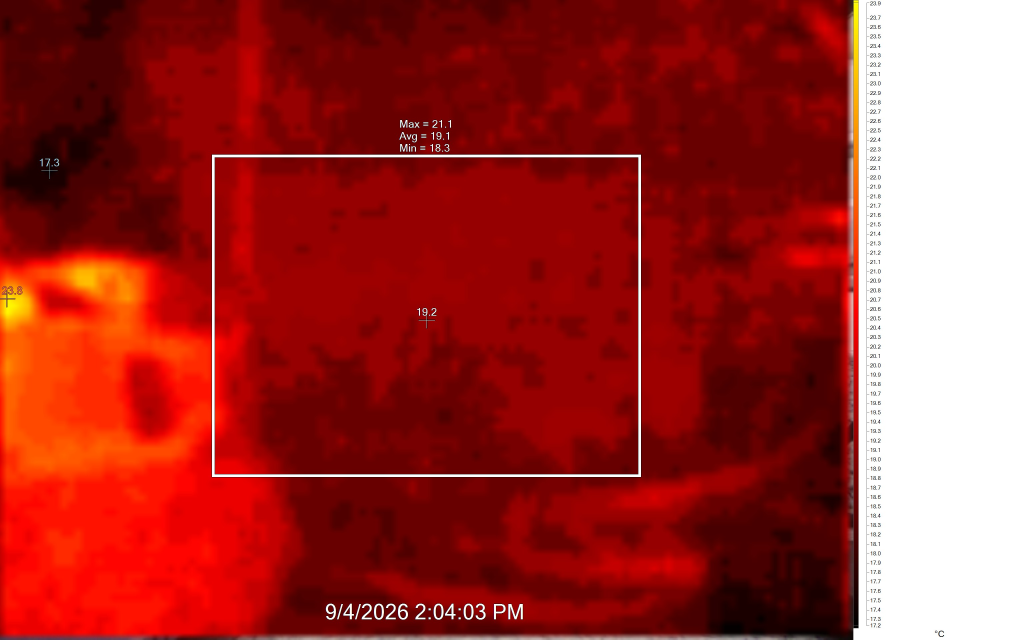
#> input picture inputs/experimento2/jpg/IR_00331.jpg, 3077 x 1920 px (shown at 1/3 size); its folder holds only this picture in this run
$ python ocr_extractor_1.py
#> lines starting #> are read from the running program, lines starting #| are printed output that depends on the picture
import csv
import re
from pathlib import Path
from datetime import datetime, timedelta

from PIL import Image, ImageEnhance, ImageFilter
import pytesseract


# ============================================================
# CONFIGURATION
# ============================================================

# ------------------------------------------------------------
# CSV containing the experiment folder
#
# Example:
#
# experiment_folder
# /mnt/c/Users/esteb/Downloads/output/output/experimento2
#
# ------------------------------------------------------------

ROUTES_CSV = Path(
    r"rutas.csv"
)


# ------------------------------------------------------------
# Image extensions to process
# ------------------------------------------------------------

IMAGE_EXTENSIONS = {
    ".jpg",
    ".jpeg",
    ".png",
    ".bmp",
    ".tif",
    ".tiff",
    ".webp"
}


# ============================================================
# LOAD EXPERIMENT FOLDER
# ============================================================

def load_experiment_folder():
    """
    Read the experiment root folder from rutas.csv.
    """

    if not ROUTES_CSV.exists():

        raise FileNotFoundError(
            f"Routes CSV does not exist:\n"
            f"{ROUTES_CSV}"
        )

    with open(
        ROUTES_CSV,
        "r",
        encoding="utf-8-sig",
        newline=""
    ) as f:

#> (reads misc/extractor_experimento/rutas.csv from the repository)
        reader = csv.DictReader(f)

        if "experiment_folder" not in reader.fieldnames:

            raise ValueError(
                "rutas.csv must contain the column:\n"
                "experiment_folder"
            )

        try:
            row = next(reader)

        except StopIteration:

            raise ValueError(
                "rutas.csv is empty."
            )

    experiment_folder = row[
        "experiment_folder"
    ].strip()

    if not experiment_folder:

        raise ValueError(
            "experiment_folder in rutas.csv is empty."
        )

    return Path(experiment_folder)


# ============================================================
# EXTRACT IMAGE NUMBER
# ============================================================

def get_image_number(filename):
    """
    Extract numerical image ID from filenames such as:

        IR_00327.jpg
        IR_00328.jpg
        IR_10001.jpg

    Returns:

        327
        328
        10001

    """

    match = re.search(
        r"(\d+)(?=\.[^.]+$)",
        filename
    )

    if match:

        return int(
            match.group(1)
        )

    return None


# ============================================================
# OCR FUNCTION
# ============================================================

def extract_ocr_from_roi(image_path):
    """
    Extract OCR from:

        Horizontal: 25% - 75%
        Vertical:   bottom 20% (80% - 100%)
    """

    image = Image.open(
        image_path
    )
#> image is the input picture: PIL image 3077x1920 RGB; mean R, G, B 160.1, 49.2, 44.8

    width, height = image.size
#> width = 3077; height = 1920

    # --------------------------------------------------------
    # ROI
    # --------------------------------------------------------

    x1 = int(
        width * 0.25
    )
#> x1 = 769

    x2 = int(
        width * 0.75
    )
#> x2 = 2307

    y1 = int(
        height * 0.80
    )
#> y1 = 1536

    y2 = height
#> y2 = 1920

    roi = image.crop(
        (
            x1,
            y1,
            x2,
            y2
        )
    )
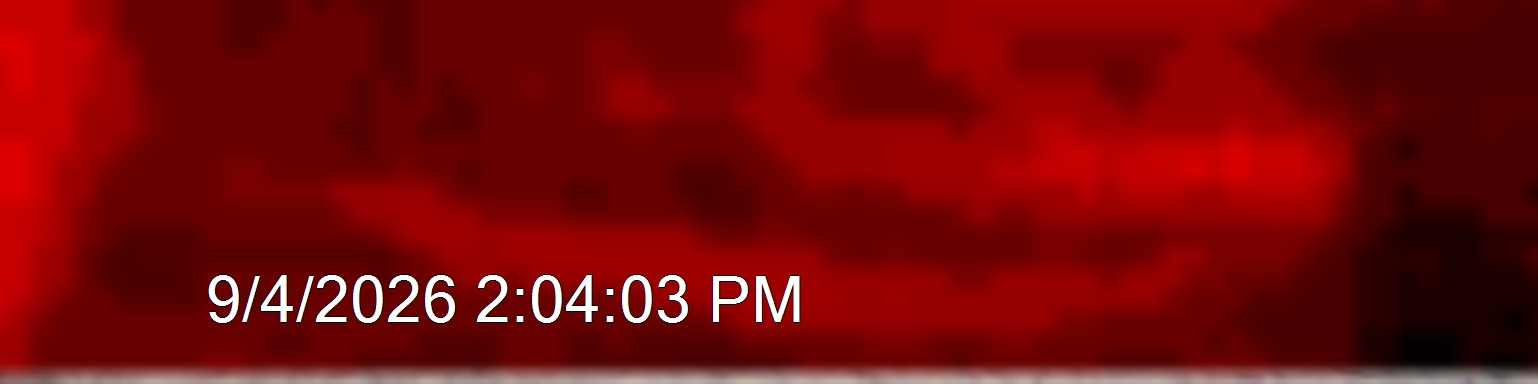
#> roi: PIL image 1538x384 RGB; mean R, G, B 118.5, 9, 9

    # --------------------------------------------------------
    # Convert to grayscale
    # --------------------------------------------------------

    roi = roi.convert("L")
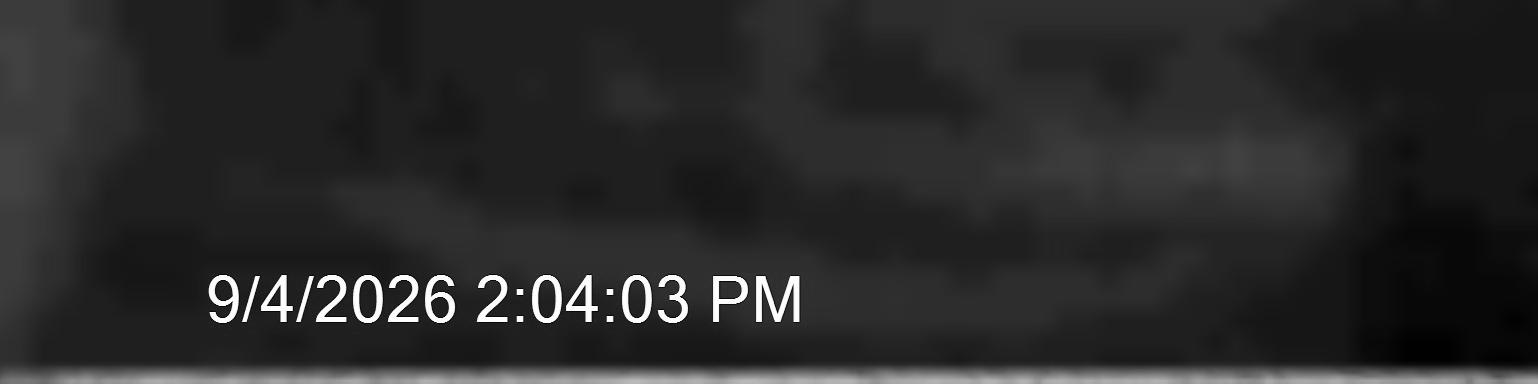
#> roi: PIL image 1538x384 L; min 1, max 255, mean 41.7

    # --------------------------------------------------------
    # Enlarge image for OCR
    # --------------------------------------------------------

    scale = 3

    roi = roi.resize(
        (
            roi.width * scale,
            roi.height * scale
        )
    )
#> roi: PIL image 4614x1152 L

    # --------------------------------------------------------
    # Increase contrast
    # --------------------------------------------------------

    roi = ImageEnhance.Contrast(
        roi
    ).enhance(2.0)
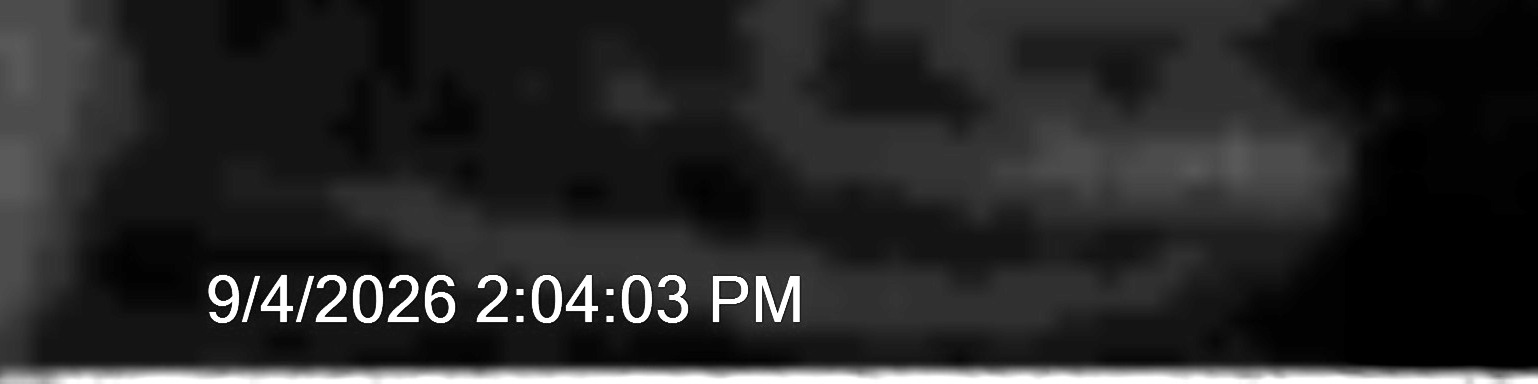
#> roi: PIL image 4614x1152 L (shown at 1/3 size); min 0, max 255, mean 39.5

    # --------------------------------------------------------
    # Slight sharpening
    # --------------------------------------------------------

    roi = roi.filter(
        ImageFilter.SHARPEN
    )

    # --------------------------------------------------------
    # OCR
    # --------------------------------------------------------

    text = pytesseract.image_to_string(
        roi,
        config="--psm 6"
    )

    # --------------------------------------------------------
    # Clean whitespace
    # --------------------------------------------------------

    text = " ".join(
        text.split()
    )

    return text


# ============================================================
# EXTRACT / FIX TIMESTAMP
# ============================================================

# [394 lines left out: functions fix_timestamp, format_timestamp, repair_timestamp_sequence, not called in this run]


# ============================================================
# MAIN
# ============================================================

def main():

    print(
        "============================================"
    )

    print(
        "THERMAL TIMESTAMP OCR"
    )

    print(
        "============================================"
    )

    print()

    # ========================================================
    # LOAD EXPERIMENT FOLDER
    # ========================================================

    try:

        experiment_folder = (
            load_experiment_folder()
        )

    except Exception as e:

        print(
            f"ERROR loading rutas.csv:\n{e}"
        )

        return

    # --------------------------------------------------------
    # Folder structure
    # --------------------------------------------------------

    jpg_folder = (
        experiment_folder
        / "jpg"
    )

    output_csv = (
        experiment_folder
        / "thermal_timestamps.csv"
    )

    print(
        f"Experiment folder:"
    )

    print(
        experiment_folder
    )

    print()

    print(
        f"JPG folder:"
    )

    print(
        jpg_folder
    )

    print()

    print(
        f"Output:"
    )

    print(
        output_csv
    )

    print()

    # ========================================================
    # CHECK JPG FOLDER
    # ========================================================

    if not experiment_folder.exists():

        print(
            "ERROR: Experiment folder does not exist:"
        )

        print(
            experiment_folder
        )

        return

    if not jpg_folder.exists():

        print(
            "ERROR: JPG folder does not exist:"
        )

        print(
            jpg_folder
        )

        return

    # ========================================================
    # FIND IMAGES
    # ========================================================

    image_files = sorted(
        [
            f
            for f in jpg_folder.iterdir()
            if (
                f.is_file()
                and
                f.suffix.lower()
                in IMAGE_EXTENSIONS
            )
        ],
        key=lambda f: (
            get_image_number(
                f.name
            )
            if get_image_number(
                f.name
            ) is not None
            else float("inf")
        )
    )

    print(
        f"Found {len(image_files)} images."
    )

    print()

    if not image_files:

        print(
            "No images found."
        )

        return

    results = []

    # ========================================================
    # PASS 1: OCR
    # ========================================================

    print(
        "============================================"
    )

    print(
        "PASS 1: OCR"
    )

    print(
        "============================================"
    )

    print()

    for i, image_path in enumerate(
        image_files,
        start=1
    ):

        image_number = (
            get_image_number(
                image_path.name
            )
        )

        print(
            f"[{i}/{len(image_files)}] "
            f"{image_path.name}"
        )

        try:

            # ------------------------------------------------
            # OCR
            # ------------------------------------------------

            raw_text = (
                extract_ocr_from_roi(
                    image_path
                )
            )

            # ------------------------------------------------
            # Extract timestamp
            # ------------------------------------------------

            timestamp = (
                fix_timestamp(
                    raw_text
                )
            )

            print(
                f"    Raw OCR: {raw_text}"
            )

            if timestamp is not None:

                print(
                    "    Timestamp: "
                    f"{format_timestamp(timestamp)}"
                )

            else:

                print(
                    "    Timestamp: "
                    "NOT FOUND"
                )

            results.append({

                "filename":
                    image_path.name,

                "image_number":
                    image_number,

                "ocr_raw":
                    raw_text,

                "timestamp_dt":
                    timestamp,

                "corrected":
                    False
            })

        except Exception as e:

            print(
                f"    ERROR: {e}"
            )

            results.append({

                "filename":
                    image_path.name,

                "image_number":
                    image_number,

                "ocr_raw":
                    "",

                "timestamp_dt":
                    None,

                "corrected":
                    False
            })

        print()

    # ========================================================
    # PASS 2: TIMESTAMP SEQUENCE
    # ========================================================

    print(
        "============================================"
    )

    print(
        "PASS 2: CHECKING TIMESTAMP SEQUENCE"
    )

    print(
        "============================================"
    )

    print()

    corrections = (
        repair_timestamp_sequence(
            results
        )
    )

    print(
        f"Timestamp corrections: "
        f"{corrections}"
    )

    print()

    # ========================================================
    # CALCULATE ELAPSED TIME
    # ========================================================

    first_timestamp = None

    for row in results:

        if row[
            "timestamp_dt"
        ] is not None:

            first_timestamp = row[
                "timestamp_dt"
            ]

            break

    for row in results:

        timestamp = row[
            "timestamp_dt"
        ]

        if (
            timestamp is not None
            and
            first_timestamp is not None
        ):

            elapsed = (
                timestamp
                - first_timestamp
            ).total_seconds()

        else:

            elapsed = ""

        row[
            "elapsed_seconds"
        ] = elapsed

    # ========================================================
    # SAVE CSV
    # ========================================================

    print(
        "============================================"
    )

    print(
        "SAVING CSV"
    )

    print(
        "============================================"
    )

    with open(
        output_csv,
        "w",
        newline="",
        encoding="utf-8-sig"
    ) as csvfile:

        writer = csv.DictWriter(
            csvfile,
            fieldnames=[
                "filename",
                "image_number",
                "ocr_raw",
                "timestamp",
                "elapsed_seconds",
                "corrected"
            ]
        )

        writer.writeheader()

        for row in results:

            writer.writerow({

                "filename":
                    row[
                        "filename"
                    ],

                "image_number":
                    row[
                        "image_number"
                    ],

                "ocr_raw":
                    row[
                        "ocr_raw"
                    ],

                "timestamp":
                    format_timestamp(
                        row[
                            "timestamp_dt"
                        ]
                    ),

                "elapsed_seconds":
                    row[
                        "elapsed_seconds"
                    ],

                "corrected":
                    row[
                        "corrected"
                    ]
            })

    # ========================================================
    # SUMMARY
    # ========================================================

    print()

    print(
        "============================================"
    )

    print(
        "FINISHED"
    )

    print(
        "============================================"
    )

    print()

    print(
        f"Images processed: "
        f"{len(results)}"
    )

    print(
        f"Timestamp corrections: "
        f"{corrections}"
    )

    print()

    print(
        "CSV saved to:"
    )

    print(
        output_csv
    )

    print(
        "============================================"
    )


# ============================================================
# RUN
# ============================================================

if __name__ == "__main__":

    main()
#> (the call stopped at in extract_ocr_from_roi, `text = pytesseract.image_to_string( roi, config="--psm 6" )`: pytesseract is not available in this run)
